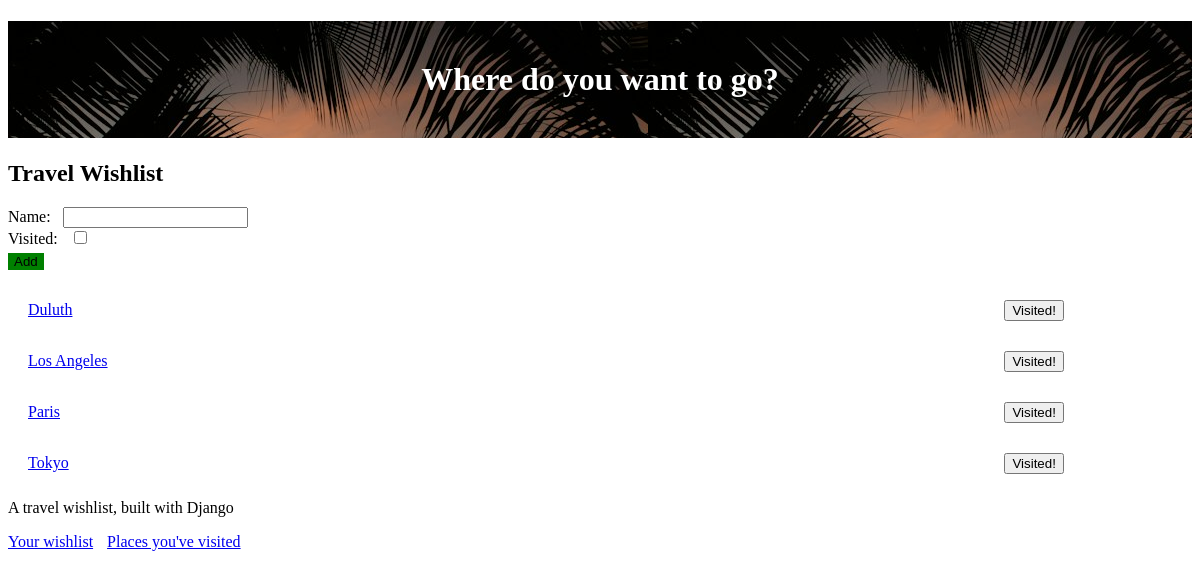
The app's page / (signed in), older data.
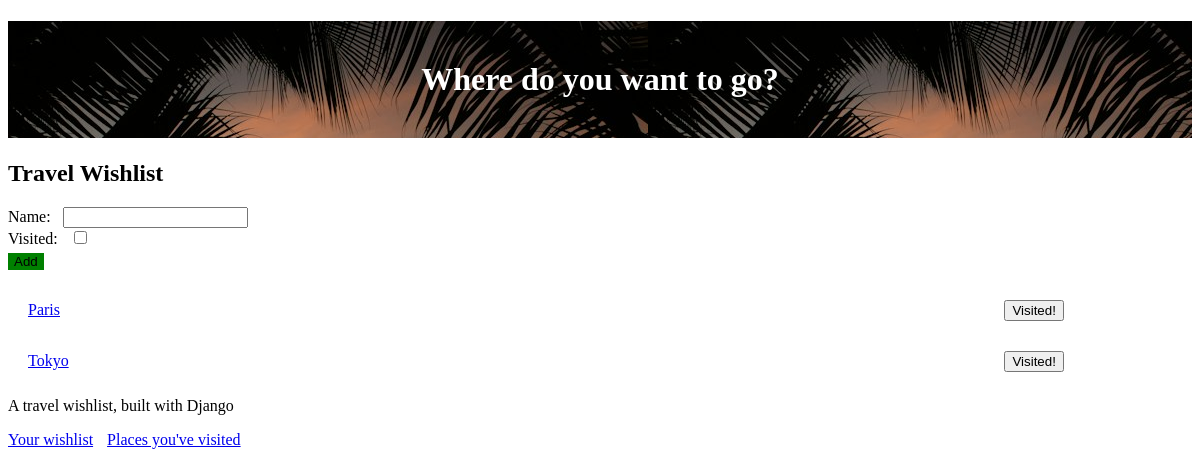
The same page, newer data.
### travel_wishlist/models.py (models this page shows, shortened)
class Place(models.Model):
    user = models.ForeignKey('auth.User', null=False, on_delete=models.CASCADE)
    name = models.CharField(max_length=200)
    visited = models.BooleanField(default=False)
    notes = models.TextField(blank=True, null=True)
    date_visited = models.DateField(blank=True, null=True)
    photo = models.ImageField(upload_to='user_images/', blank=True, null=True)

### travel_wishlist/views.py (the view, shortened to what this page needs)
# urls.py: path('', views.place_list, name='place_list'),
@login_required
def place_list(request):
    places = Place.objects.filter(user=request.user).filter(visited=False).order_by('name')
    new_place_form = NewPlaceForm()
    return render(request, 'travel_wishlist/wishlist.html', {'places': places, 'new_place_form': new_place_form})

### travel_wishlist/forms.py
class NewPlaceForm(forms.ModelForm):
    class Meta:
        model = Place
        fields = ('name', 'visited')

### travel_wishlist/templates/travel_wishlist/wishlist.html (shortened to what this page needs)
{% extends 'travel_wishlist/base.html' %}
{% block content %}
<h2>Travel Wishlist</h2>
<form method="POST" action="{% url 'place_list' %}">
    {{ new_place_form }}
    <button id="add-new-place" type="submit">Add</button>
</form>
{% for place in places %}
<div class="wishlist-place" >
    <span id="place-name-{{ place.pk }}" class="place-name">
        <a href="{% url 'place_details' place.pk %}">{{ place.name }}</a>
    </span>
    <form class="visited-form" method="POST" action="{% url 'place_was_visited' place.pk %}">
    <button>Visited!</button>
    </form>
</div>
{% empty %}
<p>You have no places in your wishlist</p>
{% endfor %}
{% endblock %}

Row changes from the older to the newer data that the page shows:
removed Place: name "Duluth"
no longer on this page (row edited): Place: name "Los Angeles"
